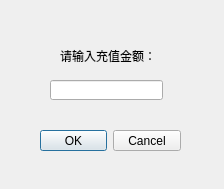
<?xml version="1.0" encoding="UTF-8"?>
<ui version="4.0">
 <class>Shop</class>
 <widget class="QDialog" name="Shop">
  <property name="geometry">
   <rect>
    <x>0</x>
    <y>0</y>
    <width>224</width>
    <height>189</height>
   </rect>
  </property>
  <property name="windowTitle">
   <string>Dialog</string>
  </property>
  <widget class="QDialogButtonBox" name="buttonBox">
   <property name="geometry">
    <rect>
     <x>40</x>
     <y>130</y>
     <width>141</width>
     <height>21</height>
    </rect>
   </property>
   <property name="orientation">
    <enum>Qt::Horizontal</enum>
   </property>
   <property name="standardButtons">
    <set>QDialogButtonBox::Cancel|QDialogButtonBox::Ok</set>
   </property>
  </widget>
  <widget class="QLineEdit" name="moneyEdit">
   <property name="geometry">
    <rect>
     <x>50</x>
     <y>80</y>
     <width>113</width>
     <height>20</height>
    </rect>
   </property>
  </widget>
  <widget class="QLabel" name="label">
   <property name="geometry">
    <rect>
     <x>60</x>
     <y>40</y>
     <width>111</width>
     <height>31</height>
    </rect>
   </property>
   <property name="text">
    <string>请输入充值金额：</string>
   </property>
  </widget>
 </widget>
 <resources/>
 <connections>
  <connection>
   <sender>buttonBox</sender>
   <signal>accepted()</signal>
   <receiver>Shop</receiver>
   <slot>accept()</slot>
   <hints>
    <hint type="sourcelabel">
     <x>248</x>
     <y>254</y>
    </hint>
    <hint type="destinationlabel">
     <x>157</x>
     <y>274</y>
    </hint>
   </hints>
  </connection>
  <connection>
   <sender>buttonBox</sender>
   <signal>rejected()</signal>
   <receiver>Shop</receiver>
   <slot>reject()</slot>
   <hints>
    <hint type="sourcelabel">
     <x>316</x>
     <y>260</y>
    </hint>
    <hint type="destinationlabel">
     <x>286</x>
     <y>274</y>
    </hint>
   </hints>
  </connection>
 </connections>
</ui>
